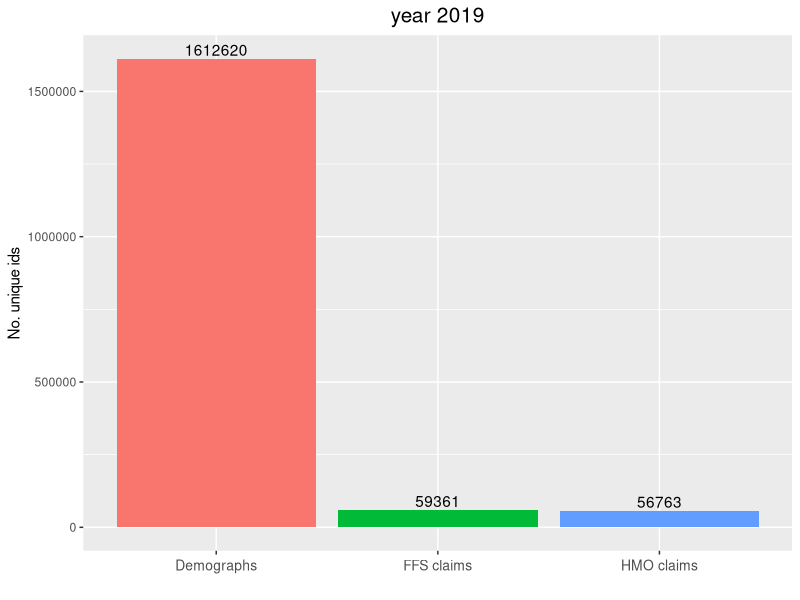

Write the R code that produced this figure.
## ---- chunk 1
library(ggplot2)
## ---- chunk 2

#data_2019$demographics_2019 %>% filter(demographic_2019_check=="Yes") %>% nrow()  # 1612620
#length(unique(data_year2019$hmo_claims_2019$RECIPIENT_ID)) # 56763
#length(unique(data_year2019$ffs_claims_2019$RECIPIENT_ID)) # 59361

ggplot(data.frame(source=c( "Demographs", "HMO claims", "FFS claims"), num=c(1612620, 56763, 59361)), aes(x=source, y=num, fill=source))+ 
geom_bar(position = "dodge",stat="identity")+
   xlab("")+ylab("No. unique ids")+
 #  ylim(c(0,1))+
   theme(axis.text.x = element_text(angle =0, vjust = 0.5, size=10))+
   ggtitle("year 2019")+
   geom_text(aes(label=num), position=position_dodge(width=0.9), vjust=-0.25)+  # add numbers over bars 
  #geom_signif(annotations ="p=0.074", y_position = 0.52  ,xmin=1, xmax=2, size=1, vjust=-0.5, textsize=3.5, color="black")+ # textsize is for text over the bar; size is for width of lines 
  # geom_signif(annotations ="p<0.001", y_position = 0.59  ,xmin=1, xmax=3, size=1, vjust=-0.5, textsize=3.5, color="red")+
  #geom_signif(annotations ="p<0.001", y_position = 0.86  ,xmin=1, xmax=4, size=1, vjust=-0.5, textsize=3.5, color="red")+
   theme(plot.title = element_text(hjust = 0.5, size=15))+  #center the title
  theme(legend.title=element_blank())+
  theme(legend.position = "none")
